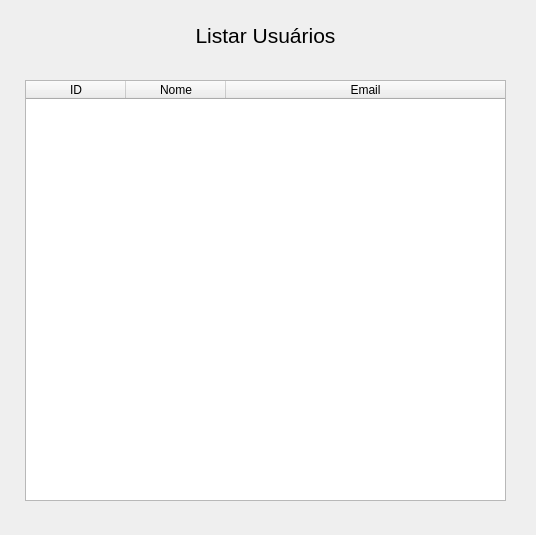
<?xml version="1.0" encoding="UTF-8"?>
<ui version="4.0">
 <class>ShowUsers</class>
 <widget class="QDialog" name="ShowUsers">
  <property name="geometry">
   <rect>
    <x>0</x>
    <y>0</y>
    <width>536</width>
    <height>535</height>
   </rect>
  </property>
  <property name="windowTitle">
   <string>Listar Usuários | Sistema de Controle de Comandas</string>
  </property>
  <widget class="QLabel" name="label_showUsersTitle">
   <property name="geometry">
    <rect>
     <x>20</x>
     <y>20</y>
     <width>491</width>
     <height>31</height>
    </rect>
   </property>
   <property name="font">
    <font>
     <pointsize>16</pointsize>
    </font>
   </property>
   <property name="text">
    <string>Listar Usuários</string>
   </property>
   <property name="alignment">
    <set>Qt::AlignCenter</set>
   </property>
  </widget>
  <widget class="QTableWidget" name="tableWidget_showUsers">
   <property name="geometry">
    <rect>
     <x>25</x>
     <y>80</y>
     <width>481</width>
     <height>421</height>
    </rect>
   </property>
   <property name="editTriggers">
    <set>QAbstractItemView::NoEditTriggers</set>
   </property>
   <property name="showGrid">
    <bool>true</bool>
   </property>
   <attribute name="horizontalHeaderVisible">
    <bool>true</bool>
   </attribute>
   <attribute name="horizontalHeaderStretchLastSection">
    <bool>true</bool>
   </attribute>
   <attribute name="verticalHeaderVisible">
    <bool>false</bool>
   </attribute>
   <column>
    <property name="text">
     <string>ID</string>
    </property>
   </column>
   <column>
    <property name="text">
     <string>Nome</string>
    </property>
   </column>
   <column>
    <property name="text">
     <string>Email</string>
    </property>
   </column>
  </widget>
 </widget>
 <resources/>
 <connections/>
</ui>
